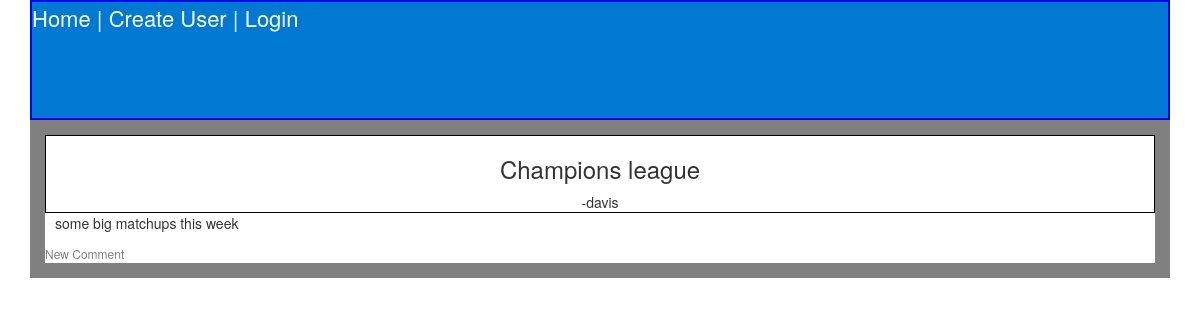
Page /posts/10/ on the earlier database version.
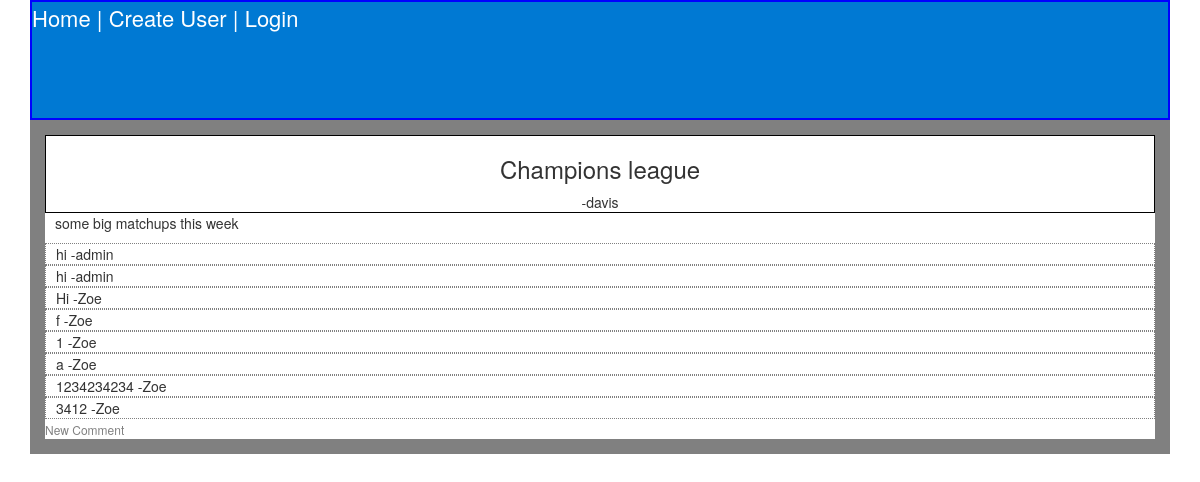
Same page on the later database version.
### app/models.py (models this page shows, shortened)
class Post(models.Model):
    title = models.CharField(max_length = 40)
    description =  models.CharField(max_length = 255)
    body = models.TextField()
    url = models.URLField(max_length = 250, null=True, blank=True)
    creation_time = models.DateTimeField(auto_now_add=True)
    modification_time = models.DateTimeField(auto_now=True)
    subreddit = models.ForeignKey(Subreddit)
    user = models.ForeignKey(User)
    @property
    def is_hot(self):
        first = self.creation_time
        second = (timezone.now() - timedelta(hours=3))
        com = Comment.objects.filter(post=self).filter(created_time__gt = (datetime.now() - timedelta(hours=3)))
        if com.count() > 3:
            return True
        else:
            return False
    def __str__(self):
        return self.title

class Comment(models.Model):
    text = models.TextField()
    user = models.ForeignKey(User)
    post = models.ForeignKey(Post)
    created_time = models.DateTimeField(auto_now_add=True)
    modified_time = models.DateTimeField(auto_now=True)

### app/views.py (the view)
# urls.py: url(r'^posts/(?P<pk>\d+)/$', CommentListView.as_view(), name="comment_list_view"),
class CommentListView(ListView):
    model = Comment
    def get_context_data(self):
        context = super().get_context_data()
        context["post"] = Post.objects.get(id=self.kwargs['pk'])
        return context
    def get_queryset(self):
        return Comment.objects.filter(post = self.kwargs['pk'])

### templates/app/comment_list.html (shortened to what this page needs)
{% extends 'base.html'%}
{% block content%}
<div class="title">
<h3>{{post}}</h3>  -{{ post.user }}</div>
<div class="post">
{{post.body}}
</div>
<div class="comment_section">
{% for com in object_list %}
<div class="comment">
  {{ com.text }} -{{ com.user }} <br>
</div>
{% endfor %}
<a href="{% url 'comment_create_view' post.id %}">New Comment</a>
</div>
{% endblock %}

### templates/base.html (shortened to what this page needs)
{% load staticfiles %}
<!DOCTYPE html>
<html>
  <head>
    <link rel="stylesheet" href="{% static 'css/bootstrap.css' %}" media="screen" title="no title">
    <link rel="stylesheet" type="text/css" href="{% static 'css/theme.css' %}" />
  </head>
  <body>
    <div class="container">
    <div class="links" id="top">
      {% if request.user.is_authenticated %}
       Welcome, {{ request.user }} | <a href="{% url 'subreddits_view'%}">Home</a> |
       <a href="http://localhost:8000/logout">Logout</a>
       {% else %}
       <a href="{% url 'subreddits_view'%}">Home</a> | <a href="{% url 'user_create_view'%}">Create User</a>
       | <a href="http://localhost:8000/login">Login</a>
       {% endif %}
    </div>
<div class="box">
    {% block content %}
        {% endblock %}
      </div>
  </body>
</html>

### app/static/css/theme.css (style rules this page uses)
.links { color: white; background: #0079d3; height: 120px; border: 2px solid blue; font-size: 22px; }
.container a:link { color: grey; font-size: 20px; }
#top a:link { color: white; }
#top a:link { font-size: 22px; padding-top: 10px; }
.title { text-align: center; border: solid 1px black; padding-right: 10px; padding-left: 10px; }
.box { border: 15px solid grey; }
.post { padding-left: 10px; }
.comment_section a:link { font-size: 12px; }
.comment { border: dotted 1px grey; padding-left: 10px; }

Differences in the rows shown:
added Comment: text "hi", user "admin"
added Comment: text "hi", user "admin"
added Comment: text "Hi", user "Zoe"
added Comment: text "f", user "Zoe"
added Comment: text "1", user "Zoe"
added Comment: text "a", user "Zoe"
added Comment: text "1234234234", user "Zoe"
added Comment: text "3412", user "Zoe"
